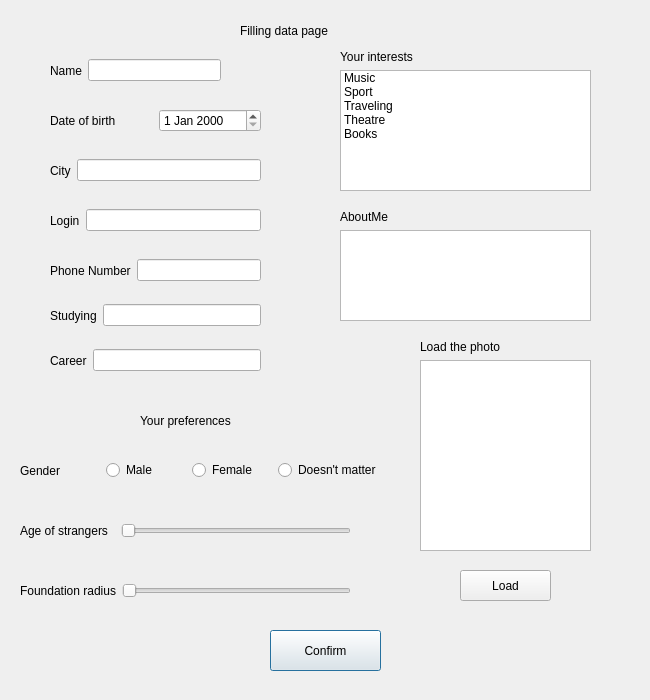
<?xml version="1.0" encoding="UTF-8"?>
<ui version="4.0">
 <class>FillingDataPage</class>
 <widget class="QDialog" name="FillingDataPage">
  <property name="geometry">
   <rect>
    <x>0</x>
    <y>0</y>
    <width>650</width>
    <height>700</height>
   </rect>
  </property>
  <property name="windowTitle">
   <string>Dialog</string>
  </property>
  <widget class="QLabel" name="RegPageLabel">
   <property name="geometry">
    <rect>
     <x>240</x>
     <y>20</y>
     <width>141</width>
     <height>21</height>
    </rect>
   </property>
   <property name="text">
    <string>Filling data page</string>
   </property>
  </widget>
  <widget class="QPushButton" name="BtnConfirm">
   <property name="geometry">
    <rect>
     <x>270</x>
     <y>630</y>
     <width>111</width>
     <height>41</height>
    </rect>
   </property>
   <property name="text">
    <string>Confirm</string>
   </property>
  </widget>
  <widget class="QWidget" name="layoutWidget">
   <property name="geometry">
    <rect>
     <x>340</x>
     <y>50</y>
     <width>251</width>
     <height>141</height>
    </rect>
   </property>
   <layout class="QVBoxLayout" name="verticalLayout_4">
    <item>
     <widget class="QLabel" name="Interests">
      <property name="text">
       <string>Your interests</string>
      </property>
     </widget>
    </item>
    <item>
     <widget class="QListWidget" name="interests">
      <item>
       <property name="text">
        <string>Music</string>
       </property>
      </item>
      <item>
       <property name="text">
        <string>Sport</string>
       </property>
      </item>
      <item>
       <property name="text">
        <string>Traveling</string>
       </property>
      </item>
      <item>
       <property name="text">
        <string>Theatre</string>
       </property>
      </item>
      <item>
       <property name="text">
        <string>Books</string>
       </property>
      </item>
     </widget>
    </item>
   </layout>
  </widget>
  <widget class="QWidget" name="layoutWidget_7">
   <property name="geometry">
    <rect>
     <x>50</x>
     <y>150</y>
     <width>211</width>
     <height>41</height>
    </rect>
   </property>
   <layout class="QHBoxLayout" name="horizontalLayout_8">
    <item>
     <widget class="QLabel" name="City">
      <property name="text">
       <string>City</string>
      </property>
     </widget>
    </item>
    <item>
     <widget class="QLineEdit" name="city"/>
    </item>
   </layout>
  </widget>
  <widget class="QWidget" name="layoutWidget_4">
   <property name="geometry">
    <rect>
     <x>50</x>
     <y>50</y>
     <width>171</width>
     <height>41</height>
    </rect>
   </property>
   <layout class="QHBoxLayout" name="horizontalLayout_5">
    <item>
     <widget class="QLabel" name="Name">
      <property name="text">
       <string>Name</string>
      </property>
     </widget>
    </item>
    <item>
     <widget class="QLineEdit" name="name"/>
    </item>
   </layout>
  </widget>
  <widget class="QWidget" name="layoutWidget_6">
   <property name="geometry">
    <rect>
     <x>50</x>
     <y>200</y>
     <width>211</width>
     <height>41</height>
    </rect>
   </property>
   <layout class="QHBoxLayout" name="horizontalLayout_7">
    <item>
     <widget class="QLabel" name="Login">
      <property name="text">
       <string>Login</string>
      </property>
     </widget>
    </item>
    <item>
     <widget class="QLineEdit" name="login"/>
    </item>
   </layout>
  </widget>
  <widget class="QWidget" name="layoutWidget_2">
   <property name="geometry">
    <rect>
     <x>420</x>
     <y>340</y>
     <width>171</width>
     <height>211</height>
    </rect>
   </property>
   <layout class="QVBoxLayout" name="verticalLayout_5">
    <item>
     <widget class="QLabel" name="LoadThePhoto">
      <property name="text">
       <string>Load the photo</string>
      </property>
     </widget>
    </item>
    <item>
     <widget class="QGraphicsView" name="photo"/>
    </item>
   </layout>
  </widget>
  <widget class="QWidget" name="layoutWidget_3">
   <property name="geometry">
    <rect>
     <x>340</x>
     <y>210</y>
     <width>251</width>
     <height>111</height>
    </rect>
   </property>
   <layout class="QVBoxLayout" name="verticalLayout_6">
    <item>
     <widget class="QLabel" name="AboutMe">
      <property name="text">
       <string>AboutMe</string>
      </property>
     </widget>
    </item>
    <item>
     <widget class="QTextEdit" name="aboutme"/>
    </item>
   </layout>
  </widget>
  <widget class="QPushButton" name="BtnToLoadThePhoto">
   <property name="geometry">
    <rect>
     <x>460</x>
     <y>570</y>
     <width>91</width>
     <height>31</height>
    </rect>
   </property>
   <property name="text">
    <string>Load</string>
   </property>
  </widget>
  <widget class="QWidget" name="layoutWidget">
   <property name="geometry">
    <rect>
     <x>50</x>
     <y>100</y>
     <width>211</width>
     <height>41</height>
    </rect>
   </property>
   <layout class="QHBoxLayout" name="horizontalLayout">
    <item>
     <widget class="QLabel" name="DateOfBirth">
      <property name="text">
       <string>Date of birth</string>
      </property>
     </widget>
    </item>
    <item>
     <widget class="QDateEdit" name="dateofbirth"/>
    </item>
   </layout>
  </widget>
  <widget class="QWidget" name="layoutWidget_8">
   <property name="geometry">
    <rect>
     <x>50</x>
     <y>340</y>
     <width>211</width>
     <height>41</height>
    </rect>
   </property>
   <layout class="QHBoxLayout" name="horizontalLayout_9">
    <item>
     <widget class="QLabel" name="Career">
      <property name="text">
       <string>Career</string>
      </property>
     </widget>
    </item>
    <item>
     <widget class="QLineEdit" name="career"/>
    </item>
   </layout>
  </widget>
  <widget class="QWidget" name="layoutWidget_9">
   <property name="geometry">
    <rect>
     <x>50</x>
     <y>250</y>
     <width>211</width>
     <height>41</height>
    </rect>
   </property>
   <layout class="QHBoxLayout" name="horizontalLayout_10">
    <item>
     <widget class="QLabel" name="PhoneNumber">
      <property name="text">
       <string>Phone Number</string>
      </property>
     </widget>
    </item>
    <item>
     <widget class="QLineEdit" name="phonenumber"/>
    </item>
   </layout>
  </widget>
  <widget class="QWidget" name="layoutWidget_5">
   <property name="geometry">
    <rect>
     <x>20</x>
     <y>510</y>
     <width>331</width>
     <height>41</height>
    </rect>
   </property>
   <layout class="QHBoxLayout" name="horizontalLayout_6">
    <item>
     <widget class="QLabel" name="AgeOStrangers_2">
      <property name="text">
       <string>Age of strangers  </string>
      </property>
     </widget>
    </item>
    <item>
     <widget class="QSlider" name="ageofstrangers_2">
      <property name="enabled">
       <bool>true</bool>
      </property>
      <property name="mouseTracking">
       <bool>true</bool>
      </property>
      <property name="tabletTracking">
       <bool>true</bool>
      </property>
      <property name="acceptDrops">
       <bool>true</bool>
      </property>
      <property name="autoFillBackground">
       <bool>false</bool>
      </property>
      <property name="minimum">
       <number>18</number>
      </property>
      <property name="orientation">
       <enum>Qt::Horizontal</enum>
      </property>
      <property name="invertedControls">
       <bool>false</bool>
      </property>
      <property name="tickPosition">
       <enum>QSlider::NoTicks</enum>
      </property>
     </widget>
    </item>
   </layout>
  </widget>
  <widget class="QWidget" name="layoutWidget_10">
   <property name="geometry">
    <rect>
     <x>20</x>
     <y>570</y>
     <width>331</width>
     <height>41</height>
    </rect>
   </property>
   <layout class="QHBoxLayout" name="horizontalLayout_11">
    <item>
     <widget class="QLabel" name="FoundRadius_2">
      <property name="text">
       <string>Foundation radius</string>
      </property>
     </widget>
    </item>
    <item>
     <widget class="QSlider" name="foundationradius_2">
      <property name="enabled">
       <bool>true</bool>
      </property>
      <property name="mouseTracking">
       <bool>true</bool>
      </property>
      <property name="tabletTracking">
       <bool>true</bool>
      </property>
      <property name="acceptDrops">
       <bool>true</bool>
      </property>
      <property name="autoFillBackground">
       <bool>false</bool>
      </property>
      <property name="minimum">
       <number>18</number>
      </property>
      <property name="orientation">
       <enum>Qt::Horizontal</enum>
      </property>
      <property name="invertedControls">
       <bool>false</bool>
      </property>
      <property name="tickPosition">
       <enum>QSlider::NoTicks</enum>
      </property>
     </widget>
    </item>
   </layout>
  </widget>
  <widget class="QLabel" name="label_2">
   <property name="geometry">
    <rect>
     <x>140</x>
     <y>400</y>
     <width>261</width>
     <height>41</height>
    </rect>
   </property>
   <property name="text">
    <string>Your preferences</string>
   </property>
  </widget>
  <widget class="QWidget" name="layoutWidget_11">
   <property name="geometry">
    <rect>
     <x>20</x>
     <y>450</y>
     <width>361</width>
     <height>41</height>
    </rect>
   </property>
   <layout class="QHBoxLayout" name="horizontalLayout_12">
    <item>
     <widget class="QLabel" name="label_3">
      <property name="text">
       <string>Gender</string>
      </property>
     </widget>
    </item>
    <item>
     <widget class="QRadioButton" name="radioButton_4">
      <property name="text">
       <string>Male</string>
      </property>
     </widget>
    </item>
    <item>
     <widget class="QRadioButton" name="radioButton_5">
      <property name="text">
       <string>Female</string>
      </property>
     </widget>
    </item>
    <item>
     <widget class="QRadioButton" name="radioButton_6">
      <property name="text">
       <string>Doesn't matter</string>
      </property>
     </widget>
    </item>
   </layout>
  </widget>
  <widget class="QWidget" name="layoutWidget_12">
   <property name="geometry">
    <rect>
     <x>50</x>
     <y>300</y>
     <width>211</width>
     <height>31</height>
    </rect>
   </property>
   <layout class="QHBoxLayout" name="horizontalLayout_13">
    <item>
     <widget class="QLabel" name="Career_2">
      <property name="text">
       <string>Studying</string>
      </property>
     </widget>
    </item>
    <item>
     <widget class="QLineEdit" name="career_2"/>
    </item>
   </layout>
  </widget>
 </widget>
 <resources/>
 <connections/>
</ui>
